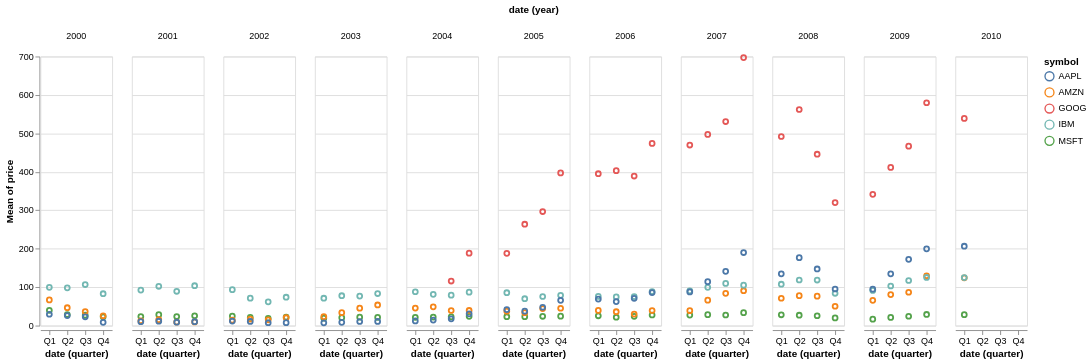

Specify this chart in Vega-Lite:
### Vega-Lite specification from a JSON file in a GitHub repository (floating-point values rounded to 4 significant figures; data arrays with more than 128 entries replaced by an {"elided": "..."} marker saying what was removed)
{"$schema": "https://vega.github.io/schema/vega-lite/v4.json", "description": "Stock price mean per quarter broken down by years.", "data": {"values": {"elided": "560 records"}}, "mark": "point", "encoding": {"x": {"timeUnit": "quarter", "field": "date", "type": "ordinal"}, "y": {"field": "price", "type": "quantitative", "aggregate": "mean"}, "color": {"field": "symbol", "type": "nominal"}, "column": {"field": "date", "timeUnit": "year"}}}
